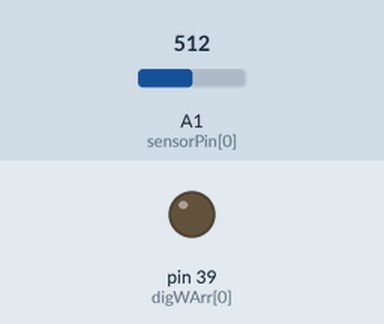
Recording of a sketch running on a simulated Arduino Mega 2560, built with avr-gcc and run on an emulated ATmega2560. On the bench: output pins drawn as LEDs (lit = HIGH). The test bench sets the inputs (shaded band); at power-on: A1 (sensorPin[0]) = 512. What the sketch prints to the serial monitor is not drawn.

Above: at 0.1 s.
At 1.1 s:
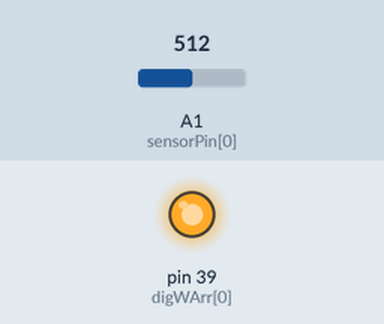
Timing chart, 0 to 2.6 s (numbered marks = the images above):
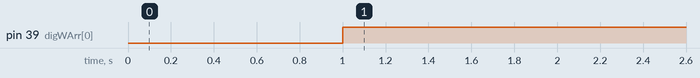

Measured:
- by itself, pin 39 (digWArr[0]): LOW → HIGH at 1.0 s

The sketch:

exo_controls_test_voltages.ino
```cpp
//Connect ground of Arduino and actuators

int sensorPin[] = { A1 }; // , A1 , A2 , A3 , A4 , A5 , A6 , A7 };
int digWArr[] = { 39 };// , 40 , 41 , 42 , 43 , 44 , 45 , 46 , 47 };
int anaWArr[] = { 9 }; // , 10 , 0 , 0 , 0 , 0 , 0 , 0 };
int neutralPoint[] = { 447 };//, 447 , 447 , 447 , 447 , 447 , 447 , 447 };

int recallButton = 8;
int offButton = 7;

int dir;

void setup() {
  Serial.begin(9600);

  for (int i = 0; i < (sizeof(sensorPin) / sizeof(int)); i++) {
    pinMode(sensorPin[i], INPUT);
    pinMode(digWArr[i], OUTPUT);
  }

  pinMode(recallButton, INPUT);
  pinMode(offButton, INPUT);

  dir = HIGH;

  recalibrate();
}


//analogRead ->  0-1023
//Zero ->        447 +- 2%

void loop() {
//  if (digitalRead(recallButton) == HIGH) {
//    recalibrate();
//  }
//
//  if (digitalRead(offButton) == HIGH) {
//    halt();
//  }

  //for (int i = 0; i < (sizeof(sensorPin) / sizeof(int)); i++) {
    //int input = analogRead(sensorPin[i]);
    //int moveVal = input - neutralPoint[i];
    //int output = (map(abs(moveVal), 0, 300, 150, 255));

    //if (moveVal < 0) {
    //  dir = LOW;
    //} else {
    //  dir = HIGH;
    //}

    digitalWrite(digWArr[0], dir);
    analogWrite(anaWArr[0], 0);

    //if (moveVal != 0) {
      Serial.print("Actuator: ");
      Serial.print(anaWArr[0], DEC);
      Serial.print(" | Dir: ");
      Serial.print(dir, DEC);
      //Serial.print(moveVal, DEC);
      //Serial.print(" | ");
      //Serial.println(output, DEC);
    //}
  //}
}

void recalibrate() {
  delay(1000);

  for (int i = 0; i < sizeof(sensorPin); i++)
    neutralPoint[i] = analogRead(sensorPin[i]);

  //TODO On board LED signal recalibration
}

void halt() {
  while (digitalRead(offButton) == HIGH) {
    delay(2000);
  }
}
```
